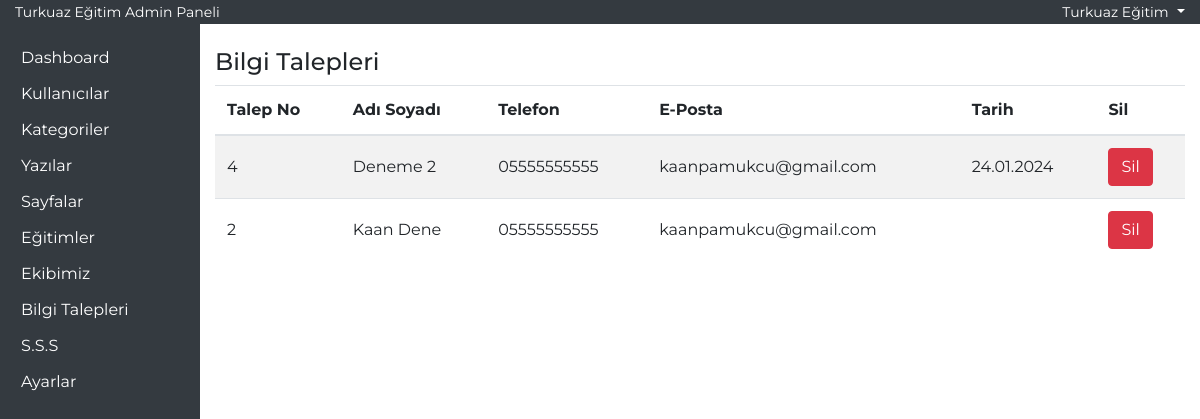
The page /admin-yntm/bilgi-talepleri.php (signed in) on the database its author committed.
### tables this page shows
CREATE TABLE IF NOT EXISTS `detayli_bilgi` (
  `id` int NOT NULL AUTO_INCREMENT,
  `adi` varchar(50) NOT NULL,
  `tel` varchar(20) NOT NULL,
  `email` varchar(150) NOT NULL,
  `tarih` varchar(20) NOT NULL,
  `durum` varchar(30) NOT NULL,
  `aciklama` text NOT NULL,
  PRIMARY KEY (`id`)
);

### admin-yntm/bilgi-talepleri.php (the view, shortened to what this page needs)
<?php
require_once('header.php');
?>
<div class="row">
    <div class="col-12">
        <h4>Bilgi Talepleri</h4>
    </div>
    <div class="col-12">
        <table class="table table-striped">
            <thead>
                <tr>
                    <th>Talep No</th>
                    <th>Adı Soyadı</th>
                    <th>Telefon</th>
                    <th>E-Posta</th>
                    <th>Tarih</th>
                    <th>Sil</th>
                </tr>
            </thead>
            <tbody>
                <?php
                $talepList = $db->prepare('select * from detayli_bilgi order by id desc');
                $talepList->execute();
                if ($talepList->rowCount()) {
                    foreach ($talepList as $talepListSatir) {
                ?>
                        <tr>
                            <td><?php echo $talepListSatir['id']; ?></td>
                            <td><?php echo $talepListSatir['adi']; ?></td>
                            <td><?php echo $talepListSatir['tel']; ?></td>
                            <td><?php echo $talepListSatir['email']; ?></td>
                            <td><?php echo $talepListSatir['tarih']; ?></td>
                            <td><a href="bilgi-talepleri.php?deleteID=<?php echo $talepListSatir['id']; ?>" class="btn btn-danger">Sil</a></td>
                        </tr>
                <?php
                    }
                }
                ?>
            </tbody>
        </table>
    </div>
</div>
<?php require_once('footer.php'); ?>

### css/style.css (style rules this page uses)
* { font-family: 'Montserrat', sans-serif; text-decoration: none !important; }
td { vertical-align: middle !important; }

### rows shown on the page
detayli_bilgi: id "4", adi "Deneme 2", tel "05555555555", email "kaanpamukcu@gmail.com", tarih "24.01.2024"
detayli_bilgi: id "2", adi "Kaan Dene", tel "05555555555", email "kaanpamukcu@gmail.com"

### other values the page prints
$_SESSION['user']['adi'] "Turkuaz Eğitim"
